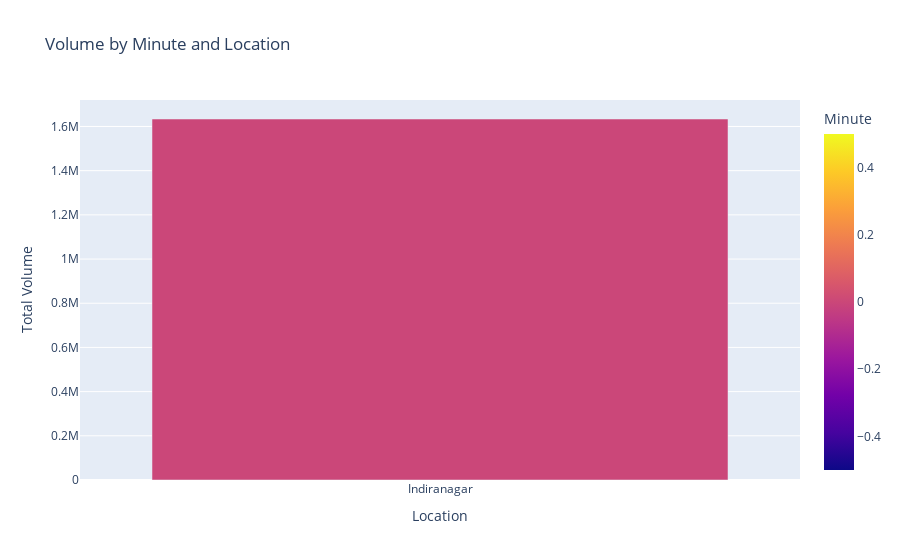

Source (notebook cell):
### Code cell
# Group by Minute and Location and calculate the sum of Volume
minute_location_group = product_data.groupby(['Minute', 'Location'])['Order_Volume'].sum().reset_index()
# Create the bar plot 
fig = px.bar(minute_location_group, x='Location', y='Order_Volume', color='Minute', 
             labels={'Minute': 'Minute', 'Order_Volume': 'Total Volume'},
             title='Volume by Minute and Location')
fig.update_xaxes(tickmode='array', tickvals=list(range(0, 60, 5)))
fig.show()

### Figure 1 — Plotly figure (JSON) as saved in the notebook; plotly's stock layout.template omitted (floating-point values rounded to 4 significant figures)
{"data": [{"alignmentgroup": "True", "hovertemplate": "Location=%{x}<br>Total Volume=%{y}<br>Minute=%{marker.color}<extra></extra>", "legendgroup": "", "marker": {"color": [0], "coloraxis": "coloraxis", "pattern": {"shape": ""}}, "name": "", "offsetgroup": "", "orientation": "v", "showlegend": false, "textposition": "auto", "type": "bar", "x": ["Indiranagar"], "xaxis": "x", "y": [1633838], "yaxis": "y"}], "layout": {"barmode": "relative", "coloraxis": {"colorbar": {"title": {"text": "Minute"}}, "colorscale": [[0, "#0d0887"], [0.1111, "#46039f"], [0.2222, "#7201a8"], [0.3333, "#9c179e"], [0.4444, "#bd3786"], [0.5556, "#d8576b"], [0.6667, "#ed7953"], [0.7778, "#fb9f3a"], [0.8889, "#fdca26"], [1, "#f0f921"]]}, "legend": {"tracegroupgap": 0}, "title": {"text": "Volume by Minute and Location"}, "xaxis": {"anchor": "y", "domain": [0, 1], "tickmode": "array", "tickvals": [0, 5, 10, 15, 20, 25, 30, 35, 40, 45, 50, 55], "title": {"text": "Location"}}, "yaxis": {"anchor": "x", "domain": [0, 1], "title": {"text": "Total Volume"}}}}
